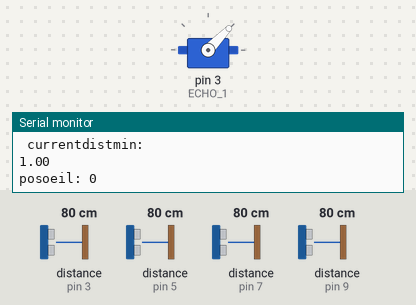
A sketch run on a simulated Arduino Uno, built with avr-gcc and run on an emulated ATmega328P. Shown: servo, the last lines printed to the serial monitor. Wiring (inferred from the names in the program): 4 × ultrasonic range finder: trigger pin 2, echo pin 3 / trigger pin 4, echo pin 5 / trigger pin 6, echo pin 7 / trigger pin 8, echo pin 9. Inputs (shaded band) come from the test bench; at power-on: distance to the obstacle (sensors on pin 3, pin 9, pin 5, pin 7) 80 cm. The echo pulse lasts 58.3 µs per cm.

Above: at 8.9 s.
9.0 s: distance to the obstacle (sensor on pin 3) set to 66 cm
At 11.0 s:
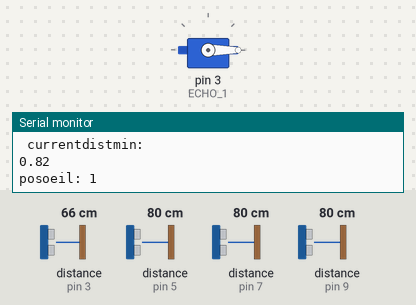
11.4 s: distance to the obstacle (sensor on pin 9) set to 71 cm
14.4 s: distance to the obstacle (sensor on pin 9) set to 66 cm
At 17.1 s:
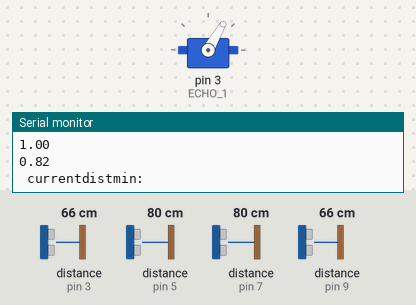
17.4 s: distance to the obstacle (sensor on pin 5) set to 2 cm
At 19.7 s:
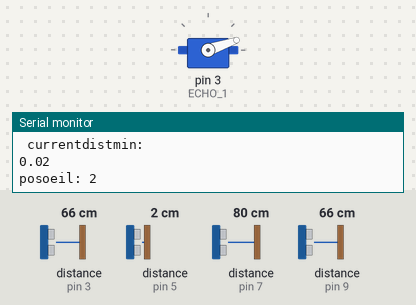
20.0 s: distance to the obstacle (sensor on pin 7) set to 4 cm
22.4 s: distance to the obstacle (sensor on pin 7) set to 2 cm
At 24.6 s:
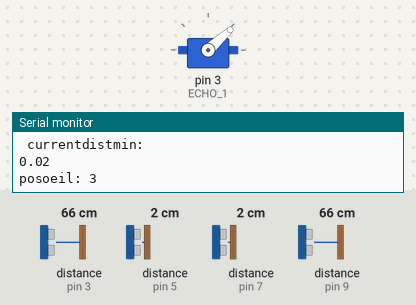
Timing chart, 0 to 25.7 s (numbered marks = the images above; inputs shaded):
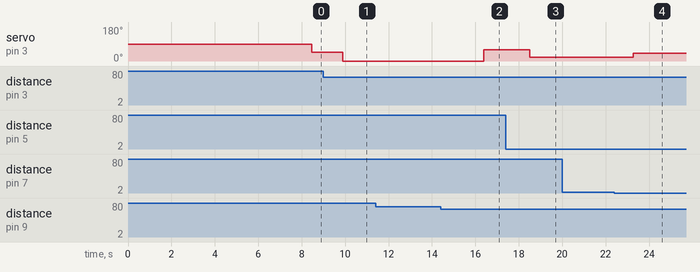

The sketch:

Ultrasonic_Sensors+Serial_tests.ino
```cpp
#include <Servo.h>

Servo mouth;  // create servo object to control a servo
int pos = 90;    // variable to store the servo position


/* Constantes pour les broches */
const byte TRIGGER_1 = 2; // Broche TRIGGER 1
const byte ECHO_1 = 3;    // Broche ECHO 1

const byte TRIGGER_2 = 4; // Broche TRIGGER 2
const byte ECHO_2 = 5;    // Broche ECHO 2

const byte TRIGGER_3 = 6; // Broche TRIGGER 3
const byte ECHO_3 = 7;    // Broche ECHO 3

const byte TRIGGER_4 = 8; // Broche TRIGGER 4
const byte ECHO_4 = 9;    // Broche ECHO 4

//const byte TRIGGER_5 = 10; // Broche TRIGGER 5
//const byte ECHO_5 = 11;    // Broche ECHO 5


/* Constantes pour le timeout */
const unsigned long MEASURE_TIMEOUT = 25000UL; // 25ms = ~8m à 340m/s

/* Vitesse du son dans l'air en mm/us */
const float SOUND_SPEED = 340.0 / 1000;
int currentPos = 50;

float initDist[4] = {0, 0, 0, 0};
//float initDist_5=0;

//Replaced by:
float currentDist[4];

float initArrayForMean_1[5];
float initArrayForMean_2[5];
float initArrayForMean_3[5];
float initArrayForMean_4[5];
float initArrayForMean_5[5];

float distArrayForMean_1[5];
float distArrayForMean_2[5];
float distArrayForMean_3[5];
float distArrayForMean_4[5];
float distArrayForMean_5[5];


//float valueArray[6]={0,0,0,0,0};
float tampon_DistMin = 3000;
int positionOeil = 0;
static int us_val;


float Distance_mesurement(const byte Trigger, const byte Echo) {

  /* 1. Lance une mesure de distance en envoyant une impulsion HIGH de 10µs sur la broche TRIGGER */
  digitalWrite(Trigger, HIGH);
  delayMicroseconds(10);
  digitalWrite(Trigger, LOW);

  /* 2. Mesure le temps entre l'envoi de l'impulsion ultrasonique et son écho (si il existe) */
  long measure = pulseIn(Echo, HIGH, MEASURE_TIMEOUT);

  /* 3. Calcul la distance à partir du temps mesuré */
  float distance_cm = measure / 0.2 * SOUND_SPEED;
  // float test = 3000 * (1 / (1 / 2.0 * SOUND_SPEED));
  /* Affiche les résultats en mm, cm et m */
  //Serial.print(F("mesure: "));
  //Serial.print(distance_mm / 10.0, 2);
  //Serial.println(F("cm "));

  //return measure;
  return distance_cm;
}

void swap(float *p, float *q) {
  float t;

  t = *p;
  *p = *q;
  *q = t;
}

void sort(float a[], int n) {
  int i, j;

  for (i = 0; i < n - 1; i++) {
    for (j = 0; j < n - i - 1; j++) {
      if (a[j] > a[j + 1])
        swap(&a[j], &a[j + 1]);
    }
  }
}

void setup() {
  /* Initialise le port série */
  Serial.begin(115200);
  mouth.attach(3);  // attaches the servo on pin 3 to the servo object
  /* Initialise les broches */
  pinMode(TRIGGER_1, OUTPUT);
  digitalWrite(TRIGGER_1, LOW); // La broche TRIGGER doit être à LOW au repos
  pinMode(ECHO_1, INPUT);

  pinMode(TRIGGER_2, OUTPUT);
  digitalWrite(TRIGGER_2, LOW); // La broche TRIGGER doit être à LOW au repos
  pinMode(ECHO_2, INPUT);

  pinMode(TRIGGER_3, OUTPUT);
  digitalWrite(TRIGGER_3, LOW); // La broche TRIGGER doit être à LOW au repos
  pinMode(ECHO_3, INPUT);

  pinMode(TRIGGER_4, OUTPUT);
  digitalWrite(TRIGGER_4, LOW); // La broche TRIGGER doit être à LOW au repos
  pinMode(ECHO_4, INPUT);

  //pinMode(TRIGGER_5, OUTPUT);
  //digitalWrite(TRIGGER_5, LOW); // La broche TRIGGER doit être à LOW au repos
  //pinMode(ECHO_5, INPUT);
  delay(7000);


  for (int i = 0; i < 5; i++) {

    initArrayForMean_1[i] = Distance_mesurement(TRIGGER_1, ECHO_1);
    if (initArrayForMean_1[i] == 0) {
      initArrayForMean_1[i] = 17700;

    }
    delay(31);
    initArrayForMean_2[i] = Distance_mesurement(TRIGGER_2, ECHO_2);
    if (initArrayForMean_2[i] == 0) {
      initArrayForMean_2[i] = 17700;

    }
    delay(31);
    initArrayForMean_3[i] = Distance_mesurement(TRIGGER_3, ECHO_3);
    if (initArrayForMean_3[i] == 0) {
      initArrayForMean_3[i] = 17700;

    }
    delay(31);
    initArrayForMean_4[i] = Distance_mesurement(TRIGGER_4, ECHO_4);
    if (initArrayForMean_4[i] == 0) {
      initArrayForMean_4[i] = 17700;

    }
    delay(31);


  }
  sort(initArrayForMean_1, 5);
  initDist[0] = initArrayForMean_1[2];

  sort(initArrayForMean_2, 5);
  initDist[1] = initArrayForMean_2[2];

  sort(initArrayForMean_3, 5);
  initDist[2] = initArrayForMean_3[2];

  sort(initArrayForMean_4, 5);
  initDist[3] = initArrayForMean_4[2];

  //sort(initArrayForMean_5,5);
  //initDist[4]=initArrayForMean_5[2];

  Serial.println(" . ");
  for (int i = 0; i < 3; i++) {
    Serial.println(initDist[i]);
  }
  Serial.println(" . ");

}


void loop() {


  for (int i = 0; i < 5; i++) {

    distArrayForMean_1[i] = Distance_mesurement(TRIGGER_1, ECHO_1);
    if (distArrayForMean_1[i] == 0) {
      distArrayForMean_1[i] = 17700;

    }
    delay(31);
    distArrayForMean_2[i] = Distance_mesurement(TRIGGER_2, ECHO_2);
    if (distArrayForMean_2[i] == 0) {
      distArrayForMean_2[i] = 17700;

    }
    delay(31);
    distArrayForMean_3[i] = Distance_mesurement(TRIGGER_3, ECHO_3);
    if (distArrayForMean_3[i] == 0) {
      distArrayForMean_3[i] = 17700;

    }
    delay(31);
    distArrayForMean_4[i] = Distance_mesurement(TRIGGER_4, ECHO_4);
    if (distArrayForMean_4[i] == 0) {
      distArrayForMean_4[i] = 17700;

    }
    delay(31);

    /*
      distArrayForMean_5[i]=Distance_mesurement(TRIGGER_5,ECHO_5);
      if (distArrayForMean_5[i] ==0){
      distArrayForMean_5[i] = 17700;
      }
      delay(31);
    */
  }

  float distance_mm;


  sort(distArrayForMean_1, 3);
  currentDist[0] = distArrayForMean_1[2]/initDist[0];

  sort(distArrayForMean_2, 3);
  currentDist[1]  = distArrayForMean_2[2]/initDist[1];

  sort(distArrayForMean_3, 3);
  currentDist[2] = distArrayForMean_3[2]/initDist[2];

  sort(distArrayForMean_4, 3);
  currentDist[3] = distArrayForMean_4[2]/initDist[3];

  //sort(distArrayForMean_5,3);
  //currentDist[4] =distArrayForMean_5[2]/initDist[4];

  /*
     for(int j=0;j<=3;j++){
    distance_mm= currentDist[j] / 2.0 * SOUND_SPEED;
    Serial.print(j);
    Serial.print(" : ");
    Serial.println(distance_mm / 10.0, 2);
    }
  */


  Serial.println(" ");
  Serial.println(currentDist[0]);
  Serial.println(currentDist[1]);
  Serial.println(currentDist[2]);
  Serial.println(currentDist[3]);
  Serial.println(" currentdistmin: ");
  sort(currentDist, 4);

  Serial.println(currentDist[0]);
  if (currentDist[0] == distArrayForMean_1[2]/initDist[0] && currentDist[0]<=0.9)
    positionOeil = 1;
  else if (currentDist[0] == distArrayForMean_2[2]/initDist[1] && currentDist[0]<=0.9)
    positionOeil = 2;
  else if (currentDist[0] == distArrayForMean_3[2]/initDist[2] && currentDist[0]<=0.9)
    positionOeil = 3;
  else if (currentDist[0] == distArrayForMean_4[2]/initDist[3] && currentDist[0]<=0.9)
    positionOeil = 4;
  // Include position 5
  else
    positionOeil = 0;


  //positionOeil = 1;
Serial.print("posoeil: ");
Serial.println(positionOeil);

  switch (positionOeil) {
    case 1:
        currentPos=0;
        break;
    case 2:
      currentPos = 20;
      break;
    case 3:
      currentPos = 45;
      break;
    case 4:
      currentPos = 65;
      break;
    case 5:
      currentPos = 90;
      break;
    default:
      //Insert a reset counter
      break;
  }

  us_val = map(currentPos, 0, 100, 544, 1500);
  mouth.writeMicroseconds(us_val);

  //delay(100);


}
```

Measured:
- the behaviour switches between 72 and 71 cm on distance to the obstacle (sensor on pin 3) (found by bisection; images 0 and 1)
- the behaviour switches between 67 and 66 cm on distance to the obstacle (sensor on pin 9) (found by bisection; images 1 and 2)
- the behaviour switches between 3 and 2 cm on distance to the obstacle (sensor on pin 7) (found by bisection; images 3 and 4)
- after the input at 9.0 s, servo on pin 3 (ECHO_1): 46° → 0° after 0.90 s
- after the input at 14.4 s, servo on pin 3 (ECHO_1): 0° → 60° after 2.0 s
- after the input at 17.4 s, servo on pin 3 (ECHO_1): 60° → 19° after 1.1 s
- after the input at 22.4 s, servo on pin 3 (ECHO_1): 19° → 42° after 0.86 s
